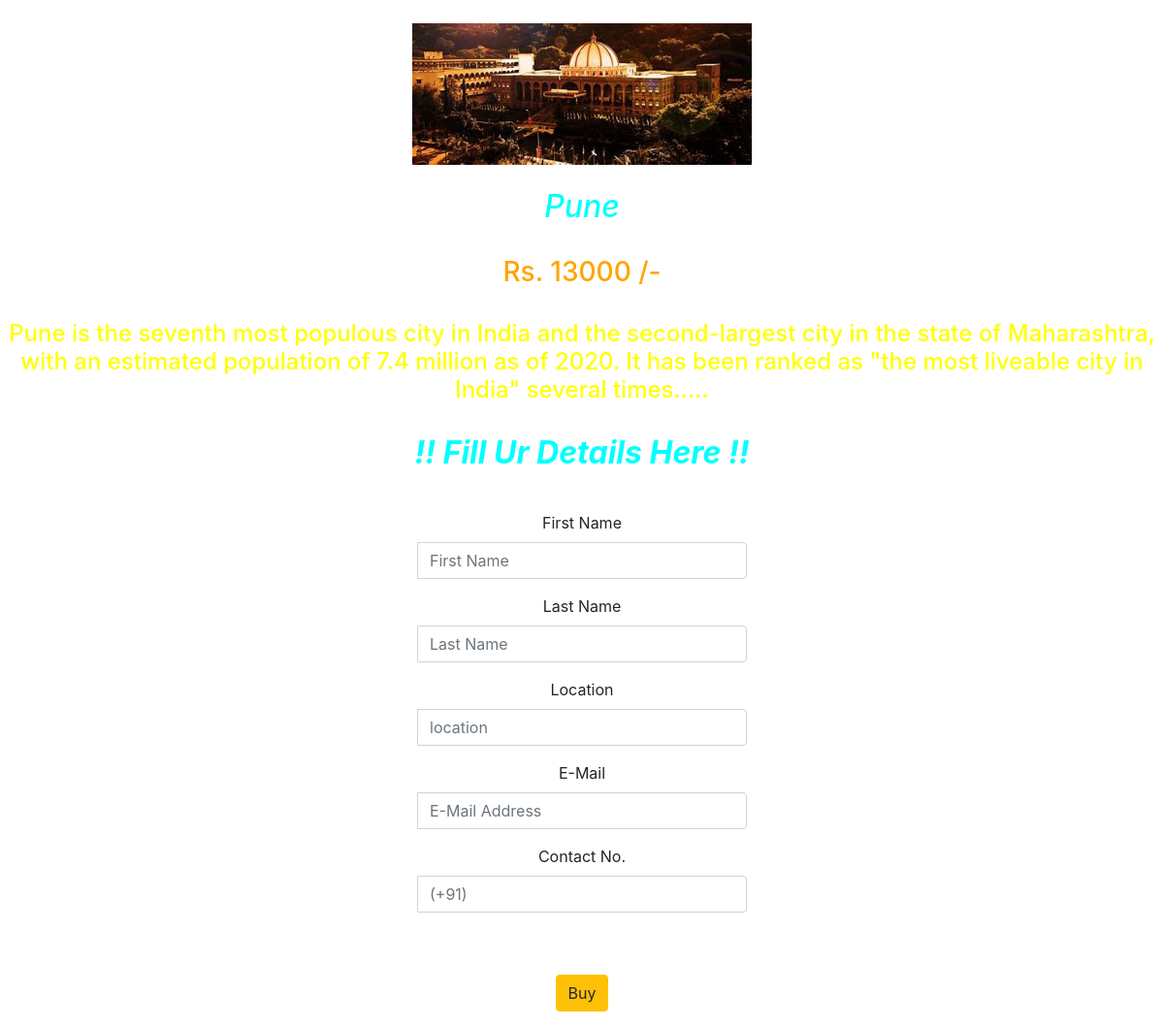
The page /mumbai/2 on the database its author committed.
### newapp/models.py (models this page shows)
class Destination(models.Model):
    name=models.CharField(max_length=100)
    img=models.ImageField(upload_to='pics')
    desc=models.TextField()
    price=models.IntegerField()
    offer=models.BooleanField(default=False)

### newapp/views.py (the view)
# urls.py: path('mumbai/<int:id>',views.news,name='mumbai'),
def news(request,id):
    data=Destination.objects.get(id=id)
    return render(request,'mumbai.html',{"data":data})

### newapp/templates/mumbai.html (shortened to what this page needs)
<!doctype html>
<html lang="en" xmlns="http://www.w3.org/1999/html" xmlns="http://www.w3.org/1999/html"
      xmlns="http://www.w3.org/1999/html" xmlns="http://www.w3.org/1999/html">
  <head>
    <link rel="stylesheet" href="https://maxcdn.bootstrapcdn.com/bootstrap/4.0.0/css/bootstrap.min.css">
  </head>
  <body>
  <center>
    <br>
    <img src="{{data.img.url}}" class="img-fluid" alt="Responsive image" width="350" border="3px solid"><br><br>
  <div><h2>{{data.name}}</h2></div><br>
  <div><h3> Rs. {{data.price}} /-</h3></div><br>
    <div><h4>{{data.desc}}</h4></div><br>
    <div class="container">
    <form class="well form-horizontal" action="/" method="post"  id="contact_form">
<fieldset>
<legend><center><h2><b>!! Fill Ur Details Here !!</b></h2></center></legend><br>
<div class="form-group">
  <label class="col-md-4 control-label">First Name</label>
  <div class="col-md-4 inputGroupContainer">
  <div class="input-group">
  <input  name="firstname" placeholder="First Name" class="form-control"  type="text">
    </div>
  </div>
</div>
<div class="form-group">
  <label class="col-md-4 control-label" >Last Name</label>
    <div class="col-md-4 inputGroupContainer">
    <div class="input-group">
  <input name="lastname" placeholder="Last Name" class="form-control"  type="text">
    </div>
  </div>
</div>
<div class="form-group">
  <label class="col-md-4 control-label" >Location</label>
    <div class="col-md-4 inputGroupContainer">
    <div class="input-group">
  <input name="address" placeholder="location" class="form-control"  type="text">
    </div>
  </div>
</div>
       <div class="form-group">
  <label class="col-md-4 control-label">E-Mail</label>
    <div class="col-md-4 inputGroupContainer">
    <div class="input-group">
  <input name="email" placeholder="E-Mail Address" class="form-control"  type="text">
    </div>
  </div>
</div>
<div class="form-group">
  <label class="col-md-4 control-label">Contact No.</label>
    <div class="col-md-4 inputGroupContainer">
    <div class="input-group">
  <input name="contact" placeholder="(+91)" class="form-control" type="text">
    </div>
  </div>
</div>
<div class="form-group">
  <label class="col-md-4 control-label"></label>
  <div class="col-md-4"><br><button type="submit" class="btn btn-warning" >Buy</button>
  </div>
</div>
</fieldset>
</form>
</div>
  </center>
  </body>
</html>

### newapp/templates/mumbai.html (style rules this page uses)
body { background-image:url('https://www.pixelstalk.net/wp-content/uploads/2016/08/HD-World-Travel-Desktop-Background.jpg'); }
h2 { color:cyan; font-style: italic; }
h3 { color:orange; }
h4 { color:yellow; }

### rows shown on the page
Destination: img (picture), name "Pune", price "13000", desc "Pune is the seventh most populous city in India and the second-largest city in the state of Maharashtra, with an estimated population of 7.4 million as of 2020. It has been ranked as \"the most liveable city in India\" several times....."
